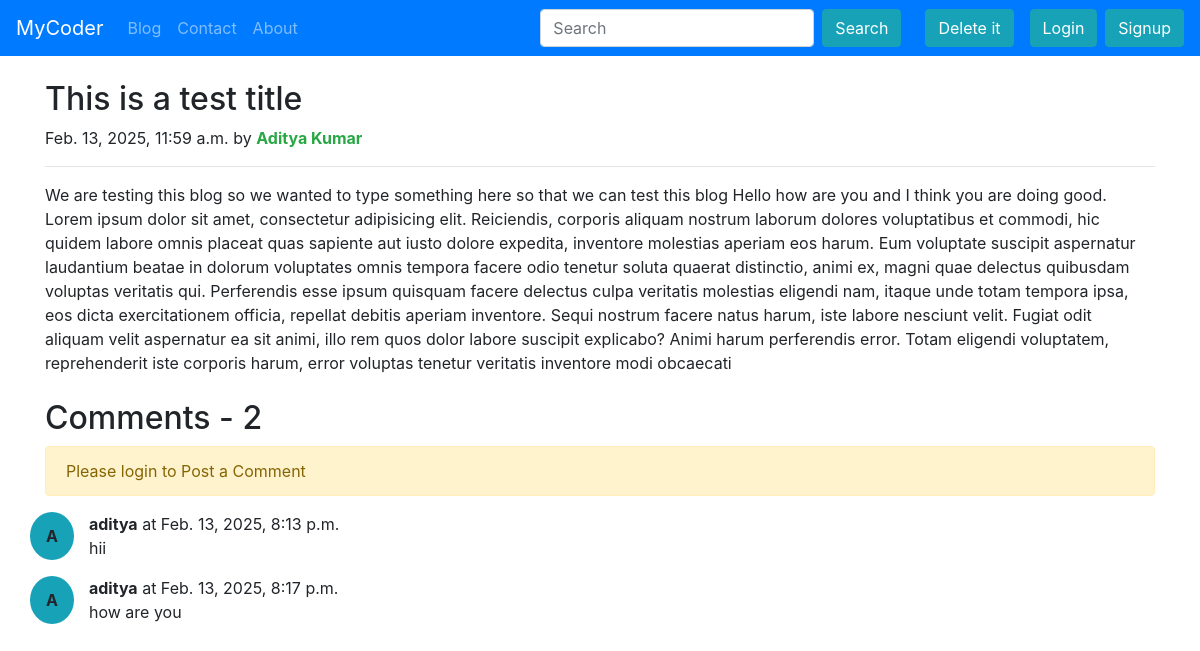
The page /blog/dummy-post on the database as committed earlier.
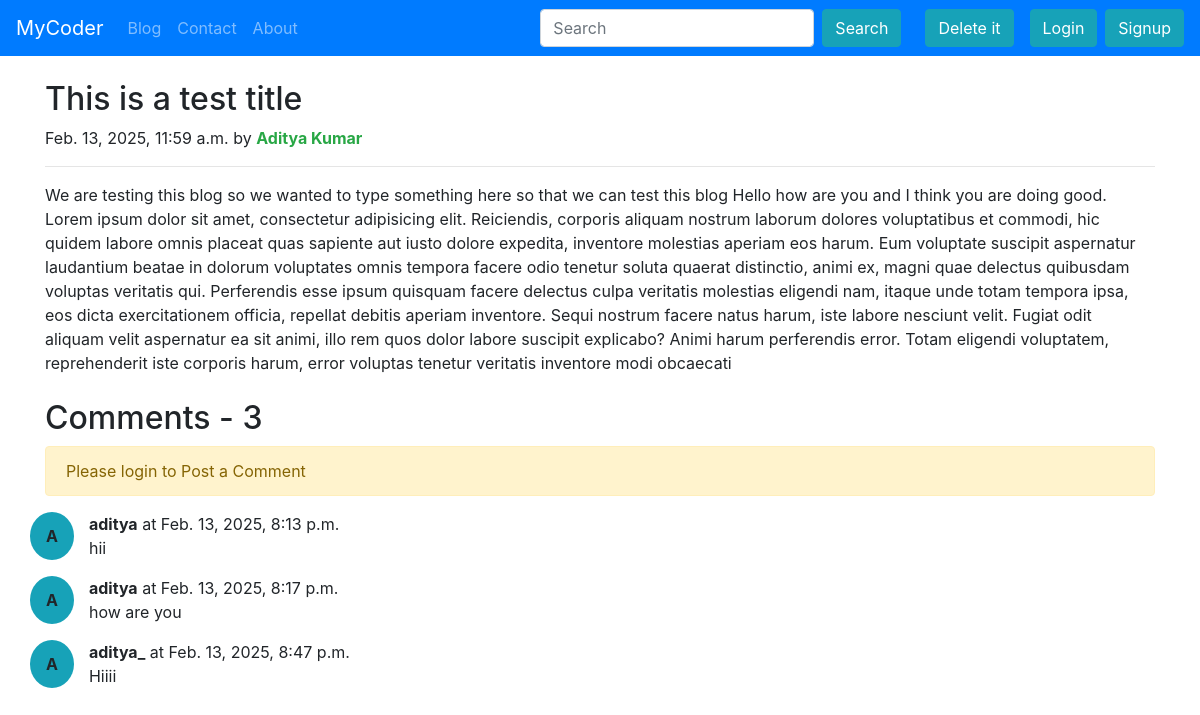
The same page on the database as committed later.
### blog/models.py (models this page shows, shortened)
class BlogComment(models.Model):
    sno = models.AutoField(primary_key=True)
    comment = models.TextField()
    user = models.ForeignKey(User, on_delete=models.CASCADE)
    post = models.ForeignKey(Post, on_delete=models.CASCADE) # if post is deleted then also delete the comments
    parent = models.ForeignKey('self', on_delete=models.CASCADE, null=True)
    timeStamp = models.DateTimeField(default=now)

### blog/views.py (the view)
# urls.py: path('<str:slug>', views.blogPost, name='Blog Post'),
def blogPost(request, slug):
    post = Post.objects.get(slug=slug)
    comments = BlogComment.objects.filter(post=post)
    context = {'post': post, 'comments': comments, 'user': request.user}
    return render(request, 'blog/blogPost.html', context)

### templates/blog/blogPost.html (shortened to what this page needs)
{% extends "base.html" %}
{% block body %}
    <div class="container my-4">
        <div class="blog-post">
            <h2 class="blog-post-title">{{post.title}}</h2>
            <p class="blog-post-meta">{{post.timeStamp}} by <strong class="text-success">{{post.author}}</strong></p>
            <hr>
            <p>{{post.content}}</p>
        </div>
    </div>
    <div class="container">
        <h2>Comments - {{comments.count}}</h2>
        <div class="my-2">
            {% if not user.is_authenticated %}
                <div class="alert alert-warning" role="alert">
                    Please login to Post a Comment
                </div>
            {% endif %}
        </div>
        {% for comment in comments %}
        <div class="row my-3">
            <div class="bg-info d-flex justify-content-center align-items-center rounded-circle p-1 px-3"><b>{{comment.user.username|slice:"0:1"|upper}}</b></div>
            <div class="col-md-11 ">
                <b>{{comment.user.username}}</b> at {{comment.timeStamp}}
                <div>{{comment.comment}}</div>
            </div>
        </div>
        {% endfor %}
    </div>
{% endblock body %}

Rows that differ between the two databases and show on the page:
added BlogComment: user.username "A", user.username "aditya_", timeStamp "Feb. 13, 2025, 8:47 p.m.", comment "Hiiii"
Other text that changed with them:
{{ comments.count }}: "2" → "3"
